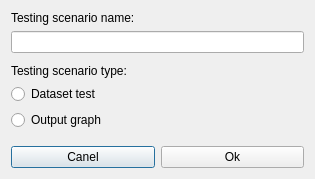
<?xml version="1.0" encoding="UTF-8"?>
<ui version="4.0">
 <class>NewTestScnDialog</class>
 <widget class="QDialog" name="NewTestScnDialog">
  <property name="geometry">
   <rect>
    <x>0</x>
    <y>0</y>
    <width>315</width>
    <height>179</height>
   </rect>
  </property>
  <property name="windowTitle">
   <string>Dialog</string>
  </property>
  <layout class="QVBoxLayout" name="verticalLayout">
   <item>
    <widget class="QLabel" name="label1">
     <property name="text">
      <string>Testing scenario name:</string>
     </property>
     <property name="alignment">
      <set>Qt::AlignBottom|Qt::AlignLeading|Qt::AlignLeft</set>
     </property>
    </widget>
   </item>
   <item>
    <widget class="QLineEdit" name="scenarioNameEdit"/>
   </item>
   <item>
    <spacer name="verticalSpacer2">
     <property name="orientation">
      <enum>Qt::Vertical</enum>
     </property>
     <property name="sizeType">
      <enum>QSizePolicy::Fixed</enum>
     </property>
     <property name="sizeHint" stdset="0">
      <size>
       <width>20</width>
       <height>5</height>
      </size>
     </property>
    </spacer>
   </item>
   <item>
    <widget class="QLabel" name="label2">
     <property name="text">
      <string>Testing scenario type:</string>
     </property>
     <property name="alignment">
      <set>Qt::AlignBottom|Qt::AlignLeading|Qt::AlignLeft</set>
     </property>
    </widget>
   </item>
   <item>
    <widget class="QRadioButton" name="datasetTestBtn">
     <property name="text">
      <string>Dataset test</string>
     </property>
     <attribute name="buttonGroup">
      <string notr="true">buttonGroup</string>
     </attribute>
    </widget>
   </item>
   <item>
    <widget class="QRadioButton" name="outputGraphBtn">
     <property name="text">
      <string>Output graph</string>
     </property>
     <attribute name="buttonGroup">
      <string notr="true">buttonGroup</string>
     </attribute>
    </widget>
   </item>
   <item>
    <spacer name="verticalSpacer1">
     <property name="orientation">
      <enum>Qt::Vertical</enum>
     </property>
     <property name="sizeHint" stdset="0">
      <size>
       <width>20</width>
       <height>40</height>
      </size>
     </property>
    </spacer>
   </item>
   <item>
    <layout class="QHBoxLayout" name="horizontalLayout">
     <item>
      <widget class="QPushButton" name="cancelButton">
       <property name="text">
        <string>Canel</string>
       </property>
      </widget>
     </item>
     <item>
      <widget class="QPushButton" name="okButton">
       <property name="text">
        <string>Ok</string>
       </property>
      </widget>
     </item>
    </layout>
   </item>
  </layout>
 </widget>
 <resources/>
 <connections>
  <connection>
   <sender>cancelButton</sender>
   <signal>pressed()</signal>
   <receiver>NewTestScnDialog</receiver>
   <slot>close()</slot>
   <hints>
    <hint type="sourcelabel">
     <x>67</x>
     <y>181</y>
    </hint>
    <hint type="destinationlabel">
     <x>62</x>
     <y>136</y>
    </hint>
   </hints>
  </connection>
 </connections>
 <buttongroups>
  <buttongroup name="buttonGroup"/>
 </buttongroups>
</ui>
